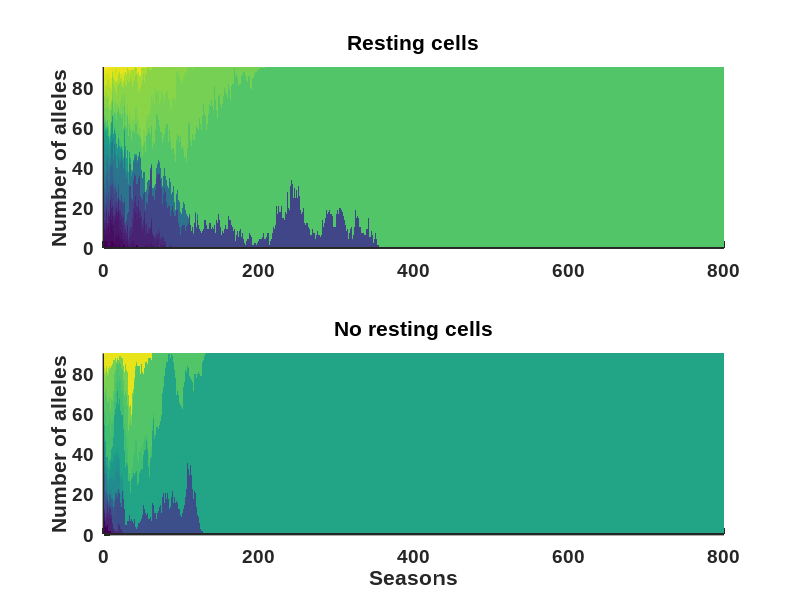

The MATLAB script that drew this image:
clear all
close all
clc

% Parameters and start values
years = 800; % number of seasons
startsize = 90;% number of allels starting the two different strategies
percentsediment = 0.25; % percent allels picked from the sediment
startfrombloom = floor(startsize*(1-percentsediment)); % number of allels starting from last years bloom
startfromsediment = ceil(startsize*percentsediment); % number of alleles starting from the sediment
numberofalleles = 30;
alleles = [1:numberofalleles]; % possible alleles
k = 0.3; % rate of decay in the exponetial curve from which the sediment alleles are drawn
history = 20; % the number of seasons back in time from which alleles can be regenerated
for i = 1:history
   sediment(i,:) = randsample(alleles,startsize,true); % building up a starting sediment
end
pop1 = randsample(alleles,startsize,true); % starting population with resting stages
pop2 = randsample(alleles,startsize,true); % starting population without resting stages

% Predefinitions
yearsplot=1:years;
endbloomplot1 = zeros(startsize,years);
endbloomplot2 = zeros(startsize,years);
sedimenttobloom = zeros(1,startfromsediment);

% Calculations
    for strategi = 1:2; % tests two life history strategies (forming and not forming resting cells)
        for t = 1:years % number of seasons with one bloom in each
            if strategi==1 % forming resting cells
                
                % save bloom
                endbloom1 = pop1;
                endbloomplot1(:,t) = sort(endbloom1);
                
                % make sediment
                sediment = [pop1;sediment];
                sediment = sediment(1:history,:); % keep only the needed depth
                
                % set pop to zero
                pop1 = zeros(1,startsize);
                
                % add allels from the privious bloom to the next bloom
                pop1 = randsample(endbloom1,startfrombloom,true);
                
                % add allels from the sediment to the next bloom
                column = randi([1 startsize],1,startfromsediment); % picks columns
                row = floor(-1/k*log(exp(-k*1)+rand(1,startfromsediment)*(exp(-k*(history+1))-exp(-k*1)))); % picks rows with an exponentiallly decreasing function, from this page http://www.mathworks.com/matlabcentral/newsreader/view_thread/292852
                
                for i = 1:startfromsediment % picks alleles from sediment according to positions generated above
                    sedimenttobloom1(i) = sediment(row(i),column(i));
                end
                
                pop1(startfrombloom+1:startsize) = sedimenttobloom1; % adds allels to pop
                
            else  % startegi 2, not forming resting cells
                
                % save bloom
                endbloom2 = pop2;
                endbloomplot2(:,t) = sort(endbloom2);
                                
                % set pop to zero
                pop2 = zeros(1,startsize);
                
                % add allels from the privious bloom to the next bloom
                pop2 = randsample(endbloom2,startsize,true);
                
            end
        end
    end

figure(1)
subplot(2,1,1)
set(gcf,'Color','w')
set(gca,'linewidth',2.0,'fontsize',14,'fontname','arial','fontweight','bold','color','w')
hold on
axis([0 800,0 90])
imagesc(endbloomplot1)
title('Resting cells')
ylabel('Number of alleles')
subplot(2,1,2)
set(gcf,'Color','w')
set(gca,'linewidth',2.0,'fontsize',14,'fontname','arial','fontweight','bold','color','w')
hold on
axis([0 800,0 90])
imagesc(endbloomplot2)
title('No resting cells')
xlabel('Seasons')
ylabel('Number of alleles')
